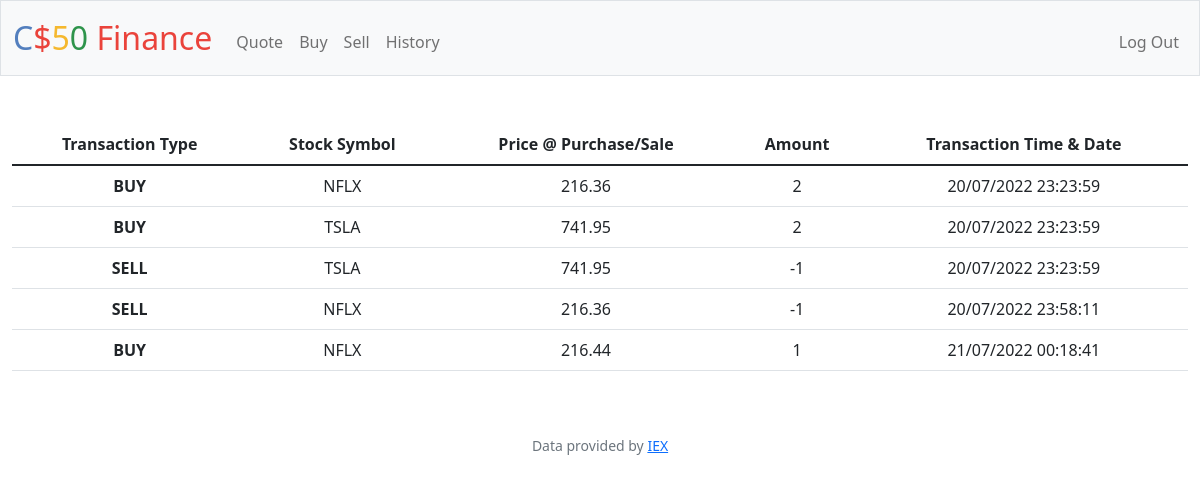
Page /history (signed in) on the committed database.
### tables this page shows
CREATE TABLE transactions (trans_id INTEGER PRIMARY KEY AUTOINCREMENT NOT NULL,
trans_type TEXT NOT NULL,
stock TEXT NOT NULL,
price REAL NOT NULL,
amount INTEGER NOT NULL,
time TEXT NOT NULL,
user_id INTEGER NOT NULL,
FOREIGN KEY (user_id)
  REFERENCES users (id) );

### app.py (the view)
@app.route("/history")
@login_required
def history():
    rows = db.execute("SELECT stock, amount, price, time FROM transactions WHERE user_id = ?", session["user_id"])
    return render_template("history.html", rows=rows)

### app.py (called while the page is built)
@app.after_request
def after_request(response):
    response.headers["Cache-Control"] = "no-cache, no-store, must-revalidate"
    response.headers["Expires"] = 0
    response.headers["Pragma"] = "no-cache"
    return response

### helpers.py (called while the page is built)
def login_required(f):
    @wraps(f)
    def decorated_function(*args, **kwargs):
        if session.get("user_id") is None:
            return redirect("/login")
        return f(*args, **kwargs)
    return decorated_function

### templates/history.html (shortened to what this page needs)
{% extends "layout.html" %}
{% block main %}
    <table class="table">
      <thead>
        <tr>
          <th scope="col"> Transaction Type </th>
          <th scope="col"> Stock Symbol </th>
          <th scope="col"> Price @ Purchase/Sale </th>
          <th scope="col"> Amount </th>
          <th scope="col"> Transaction Time & Date </th>
        </tr>
      </thead>
      <tbody>
        {% for row in rows %}
        <tr>
            <th scope="row">
                {{ "BUY" if row["amount"] > 0 else "SELL" }}
            </th>
          <td>  {{ row["stock"] }}  </td>
          <td>  {{ row["price"] }}  </td>
          <td>  {{ row["amount"] }}  </td>
          <td>  {{ row["time"] }}  </td>
        </tr>
        {% endfor %}
      </tbody>
    </table>
{% endblock %}

### rows in the picture
transactions: amount "BUY", stock "NFLX", price "216.36", amount "2", time "20/07/2022 23:23:59"
transactions: amount "BUY", stock "TSLA", price "741.95", amount "2", time "20/07/2022 23:23:59"
transactions: amount "SELL", stock "TSLA", price "741.95", amount "-1", time "20/07/2022 23:23:59"
transactions: amount "SELL", stock "NFLX", price "216.36", amount "-1", time "20/07/2022 23:58:11"
transactions: amount "BUY", stock "NFLX", price "216.44", amount "1", time "21/07/2022 00:18:41"
